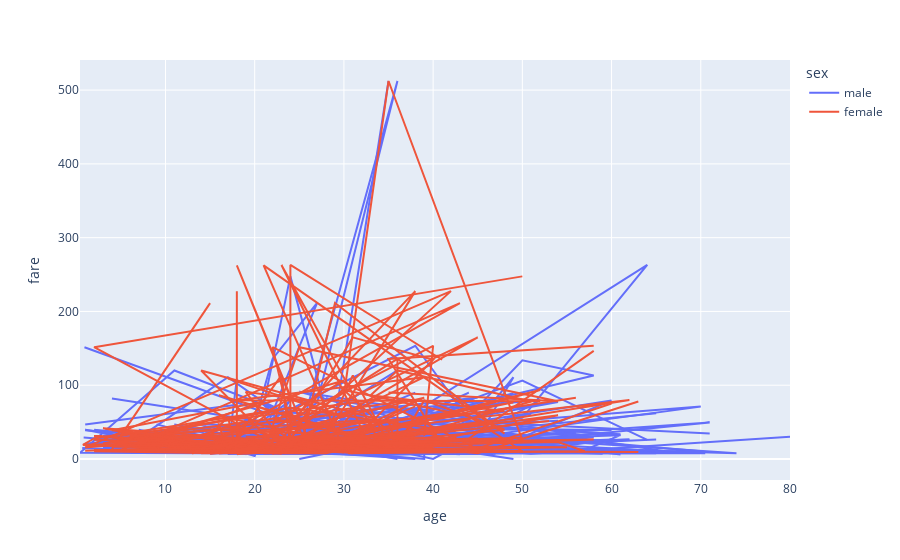

Notebook source saved alongside this figure:
### Markdown cell above
## 2. Line Plot

### Code cell
fig2 = px.line(df, x='age', y='fare', color='sex')
fig2.show()

### Figure 1 — Plotly figure (JSON) as saved in the notebook; plotly's stock layout.template omitted (floating-point values rounded to 4 significant figures; data arrays with more than 128 entries replaced by an {"elided": "..."} marker saying what was removed)
{"data": [{"hovertemplate": "sex=male<br>age=%{x}<br>fare=%{y}<extra></extra>", "legendgroup": "male", "line": {"color": "#636efa", "dash": "solid"}, "marker": {"symbol": "circle"}, "mode": "lines", "name": "male", "orientation": "v", "showlegend": true, "type": "scatter", "x": {"elided": "577 float values"}, "xaxis": "x", "y": {"elided": "577 float values"}, "yaxis": "y"}, {"hovertemplate": "sex=female<br>age=%{x}<br>fare=%{y}<extra></extra>", "legendgroup": "female", "line": {"color": "#EF553B", "dash": "solid"}, "marker": {"symbol": "circle"}, "mode": "lines", "name": "female", "orientation": "v", "showlegend": true, "type": "scatter", "x": {"elided": "314 float values"}, "xaxis": "x", "y": {"elided": "314 float values"}, "yaxis": "y"}], "layout": {"legend": {"title": {"text": "sex"}, "tracegroupgap": 0}, "margin": {"t": 60}, "xaxis": {"anchor": "y", "domain": [0, 1], "title": {"text": "age"}}, "yaxis": {"anchor": "x", "domain": [0, 1], "title": {"text": "fare"}}}}
